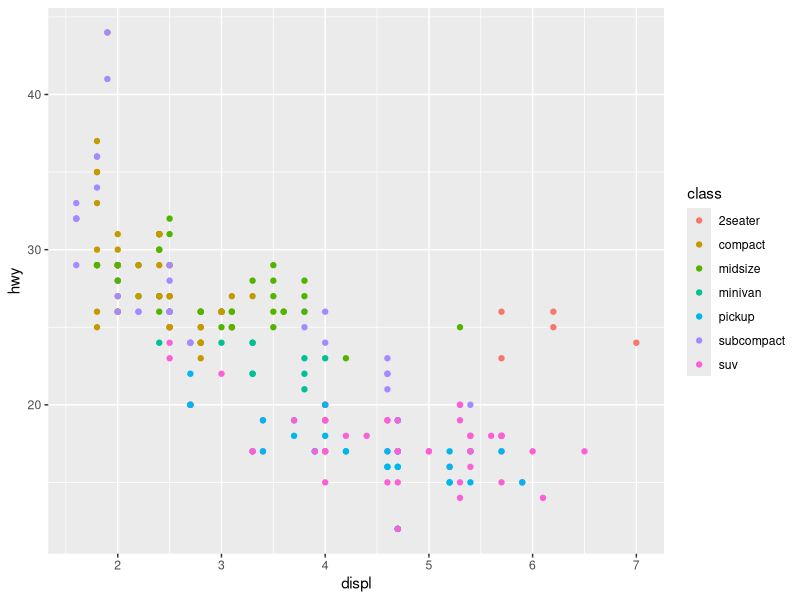
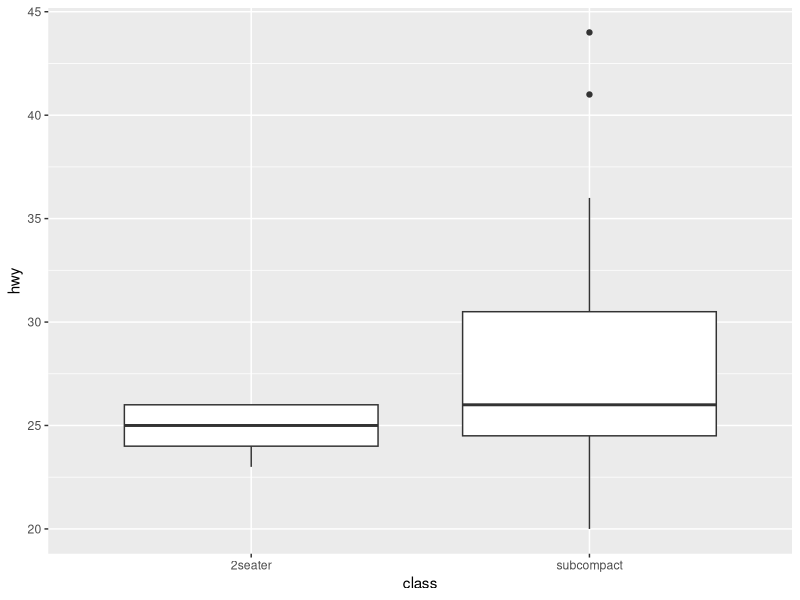
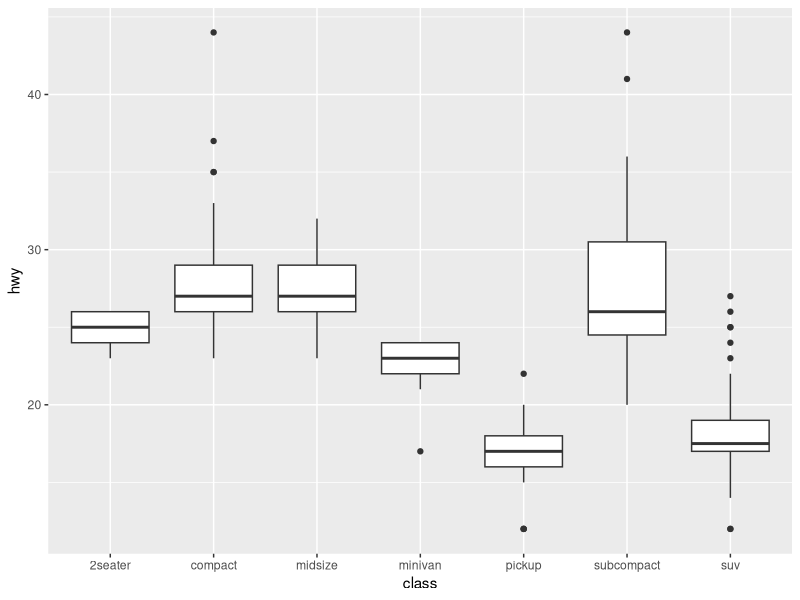
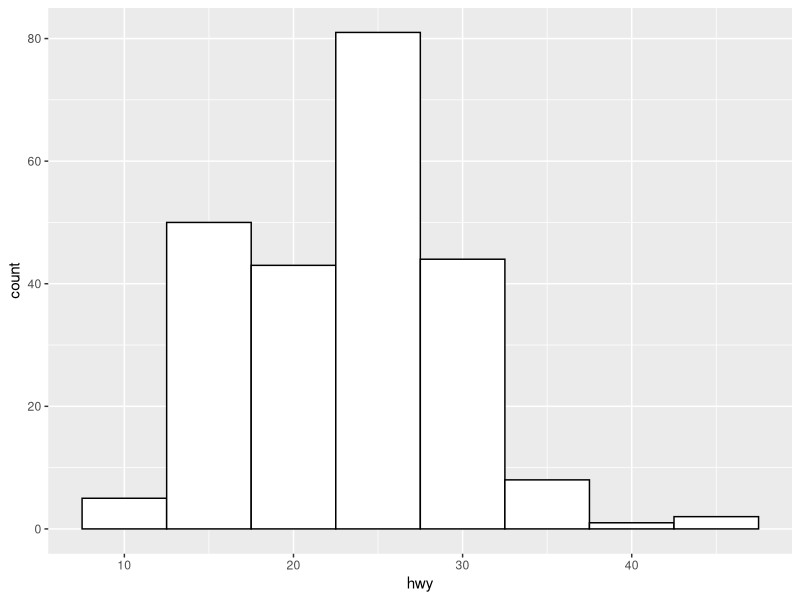

Write R code to recreate these figures, in order.
## ---- chunk 1
library(tidyverse)
## ---- chunk 2
head(mpg)
## ---- chunk 3
ggplot(mpg, aes(displ, hwy, colour = class)) + 
  geom_point()
## ---- chunk 4
mpg_2seater_subcompact <- filter(mpg, class == "2seater" | class == "subcompact")
## ---- chunk 5
ggplot(mpg_2seater_subcompact, aes(x = class, y = hwy)) + geom_boxplot()
## ---- chunk 6
ggplot(mpg, aes(x = class, y = hwy)) + geom_boxplot()
## ---- chunk 7
ggplot(mpg, aes(x = hwy)) + geom_histogram(binwidth = 5, color="black", fill="white")
